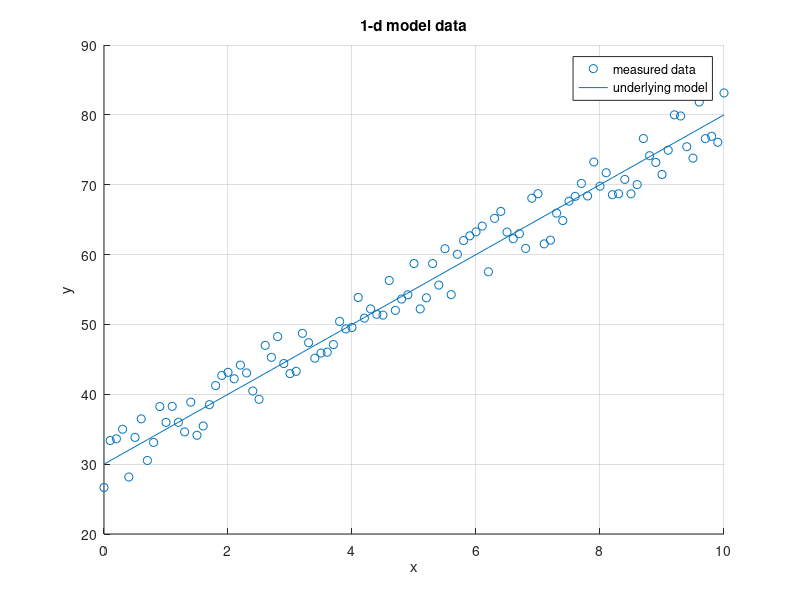

This chart was generated by the following MATLAB code:
clear, clc, close all

% hidden model
slope   = 5;
offset  = 30;

% simulated measurement data
x = 0 : 0.1: 10;
yActual   = slope * x + offset;
yMeasured = yActual + (0.5 - rand(1, length(x))) * (5 + 10*rand(1)); 

% plot
figure(1); clf;
scatter(x, yMeasured); hold on, grid on
plot(   x, yActual);
xlabel('x')
ylabel('y')
legend('measured data', 'underlying model')
title('1-d model data')